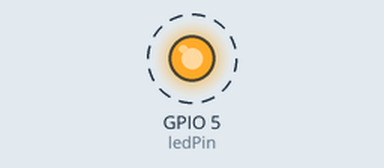
The sketch below on a simulated ESP8266 (NodeMCU). On the bench: output pins drawn as LEDs (lit = HIGH). Dashed ring = blinking. WiFi joins after 1.5 s; servers stay silent unless stated; what the sketch prints to the serial monitor is not drawn. At 2.7 s the program puts the board to deep sleep or switches it off; the recording ends there.

Above: at 1.62 s.
Timing chart, 0 to 2.7 s (numbered marks = the images above):
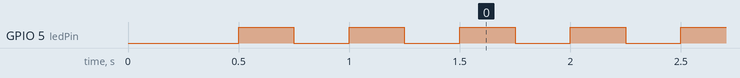

The sketch:

deep-sleep-test-1.ino
```cpp
#include <Ticker.h> // Ticker can periodically call a function
Ticker blinker; // Ticker object called blinker.

int ledPin = 5; // LED is attached to ESP8266 pin 5.
uint8_t ledStatus = 0; // Flag to keep track of LED on/off status
int counter = 0; // Count how many times we've blinked
#include "ESP8266WiFi.h"
#include <ESP8266WebServer.h>
const char* host = "api.thingspeak.com"; // Your domain
String ApiKey = "apikey&test123";
String path = "/update?key=" + ApiKey + "&field1=";

const char* ssid = "***";
const char* pass = "****";

void setup()
{
  Serial.begin(115200);
  Serial.println("Starting..");
  pinMode(ledPin, OUTPUT); // Set LED pin (5) as an output
  blinker.attach(0.25, blink); // Ticker on blink function, call every 250ms
  WiFi.begin(ssid, pass);
  // Wait for connection
  while (WiFi.status() != WL_CONNECTED) {
    delay(100);
    Serial.print(".");
  }

   Serial.println("");
  Serial.print("Connected to ");
  Serial.println(ssid);
  Serial.print("IP address: ");
  Serial.println(WiFi.localIP());
}
char temperatureString[6];
float temp=24.00;
void loop()
{
  temp+=counter;
  dtostrf(24.00, 2, 2, temperatureString);
  // send temperature to the serial console
  Serial.println(temperatureString);

WiFiClient client;
  const int httpPort = 80;
  if (!client.connect(host, httpPort)) {
    Serial.println("connection failed");
    return;
  }
   client.print(String("GET ") + path + temperatureString + " HTTP/1.1\r\n" +
               "Host: " + host + "\r\n" +
               "Connection: keep-alive\r\n\r\n");
  delay(1000);
  ESP.deepSleep(60000000, WAKE_RF_DEFAULT); // Sleep for 60 min


}

void blink()
{
  Serial.print("Blink: ");
  Serial.println(counter);

  if (ledStatus)
    digitalWrite(ledPin, HIGH);
  else
    digitalWrite(ledPin, LOW);
  ledStatus = (ledStatus + 1) % 2; // Flip ledStatus


  if (counter++ > 60) // If we've blinked 60 times
  {
    Serial.println("Going sleep");
    ESP.deepSleep(20000000, WAKE_RF_DEFAULT); // Sleep for 5min
  }
}
```

Measured:
- by itself, GPIO 5 (ledPin): alternates HIGH for 0.25 s and LOW for 0.25 s
